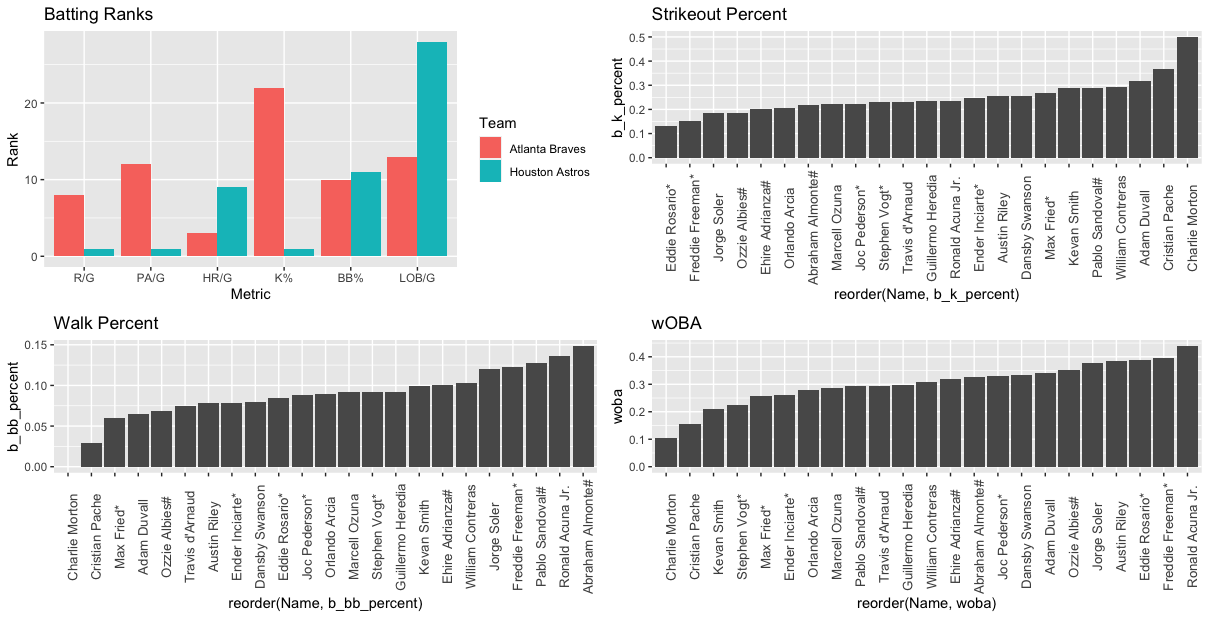

Reproduce this figure in R.
#https://www.baseball-reference.com/leagues/MLB/2021.shtml
#https://www.baseball-reference.com/leagues/MLB/2021-standard-batting.shtml
#   ^for bm dataframe

TEAM1 = "Atlanta Braves" #Batting info uses TEAM1
TEAM2 = "Houston Astros"
tTEAM1 = "ATL"

main = function(TEAM1,TEAM2){
  print("***LOW RANK == GOOD***")
  batting = read.csv("/Users/jackwerner/Documents/baseball/leaguebatting.csv")
  pitching = read.csv("/Users/jackwerner/Documents/baseball/leaguepitching.csv")
  fielding = read.csv("/Users/jackwerner/Documents/baseball/leaguefielding.csv")
  
  #Batting
  battingreport = data.frame(batting$Tm,batting$R.G,batting$PA/batting$G,batting$HR/batting$G,batting$SO/batting$PA,batting$BB/batting$PA,batting$LOB/batting$G,stringsAsFactors = FALSE)
  colnames(battingreport) = c("Team","R/G","PA/G","HR/G","K%","BB%","LOB/G")
  
  battingranks = function(currentreport,bTEAM1,bTEAM2) {
    
    NUM_METRICS = length(currentreport)
    NUM_PLAYERS = nrow(currentreport)
    branks = data.frame(matrix(nrow = NUM_PLAYERS, ncol = NUM_METRICS),stringsAsFactors = FALSE)
    branks[1] = currentreport$Team
    
    for (c in 2:(NUM_METRICS)){#each column
      for (i in 1:NUM_PLAYERS){#each row
        branks[,c][i] = as.integer(rank(currentreport[,c])[i])
      }
    }
    colnames(branks) = colnames(currentreport)
    branks$`R/G` = (NUM_PLAYERS+1)-branks$`R/G`
    branks$`PA/G` = (NUM_PLAYERS+1)-branks$`PA/G`
    branks$`HR/G` = (NUM_PLAYERS+1)-branks$`HR/G`
    branks$`BB%` = (NUM_PLAYERS+1)-branks$`BB%`
    library(dplyr)
    branks = filter(branks,Team == bTEAM1 | Team == bTEAM2)
    
    library(reshape2)
    rt = melt(branks, id.vars=1)
    colnames(rt) = c("Team","Metric","Rank")

    library(tidyr)
    library(ggplot2)
    rt[3] <- lapply(rt[3], trimws)
    numerics = c()
    for(i in (1:nrow(rt[3]))){
      numerics[i] = as.numeric(rt[i,3])
    }
    rt[3] = numerics
    battingplot <<- ggplot(rt, aes_string(x = names(rt)[2], y = names(rt)[3], fill = names(rt)[1])) + 
      geom_bar(stat="identity", position=position_dodge()) + 
      ggtitle("Batting Ranks")
    
    print(branks)
    rm(branks)
    rm(rt)
    rm(currentreport)
    rm(numerics)
  }
  print("Batting:")
  battingranks(battingreport,TEAM1,TEAM2)
  
  
  
  #Defense
  defensereport = data.frame(pitching$Tm,pitching$RA.G,pitching$SO/pitching$BF,pitching$BB/pitching$BF,pitching$HR/pitching$G,pitching$FIP,pitching$SO.W,pitching$LOB/pitching$G,pitching$W.L.,fielding$DefEff,fielding$E/fielding$G,fielding$Fld.,stringsAsFactors = FALSE)
  colnames(defensereport) = c("Team","R/G","K%","BB%","HR/G","FIP","K/BB","LOB/G","Win%","DefEff","E/G","Fielding%")
  
  defenseranks = function(currentreport,dTEAM1,dTEAM2) {
    
    NUM_METRICS = length(currentreport)
    NUM_PLAYERS = nrow(currentreport)
    dranks = data.frame(matrix(nrow = NUM_PLAYERS, ncol = NUM_METRICS), stringsAsFactors = FALSE)
    dranks[1] = currentreport$Team
    
    for (c in 2:(NUM_METRICS)){#each column
      for (i in 1:NUM_PLAYERS){#each row
        dranks[,c][i] = as.integer(rank(currentreport[,c])[i])
      }
    }
    colnames(dranks) = colnames(currentreport)
    dranks$`K%` = (NUM_PLAYERS+1)-dranks$`K%`
    dranks$`K/BB` = (NUM_PLAYERS+1)-dranks$`K/BB`
    dranks$`LOB/G` = (NUM_PLAYERS+1)-dranks$`LOB/G`
    dranks$`Win%` = (NUM_PLAYERS+1)-dranks$`Win%`
    dranks$`DefEff` = (NUM_PLAYERS+1)-dranks$`DefEff`
    dranks$`Fielding%` = (NUM_PLAYERS+1)-dranks$`Fielding%`
    
    library(dplyr)
    dranks = filter(dranks,Team == dTEAM1 | Team == dTEAM2)
    library(reshape2)
    rt = melt(dranks, id.vars=1)
    colnames(rt) = c("Team","Metric","Rank")

    library(tidyr)
    library(ggplot2)
    rt[3] <- lapply(rt[3], trimws)
    numerics = c()
    for(i in (1:nrow(rt[3]))){
      numerics[i] = as.numeric(rt[i,3])
    }
    rt[3] = numerics
    defensiveplot <<- ggplot(rt, aes_string(x = names(rt)[2], y = names(rt)[3], fill = names(rt)[1])) + 
      geom_bar(stat="identity", position=position_dodge()) + 
      ggtitle("Defensive Ranks")
    
    print(dranks)
    rm(dranks)
    rm(rt)
    rm(currentreport)
    rm(numerics)
  }
  
  print("Defense:")
  defenseranks(defensereport,TEAM1,TEAM2)
  
  
  battingroster = function(team){
    bm = read.csv("/Users/jackwerner/Documents/baseball/bmWithTeams.csv")
    bm = bm[2:nrow(bm),]
    bm = data.frame(bm)
    bm$Name = sub("\\\\.*", "", bm$Name)
    bm$b_k_percent = bm$SO / bm$PA
    bm$b_bb_percent = bm$BB / bm$PA
    bm$b_hr_percent = bm$HR / bm$PA
    bm$woba = (.691*bm$BB + .722*bm$HBP + .885*(bm$H - bm$X2B - bm$X3B - bm$HR) + 1.260*bm$X2B + 1.598*bm$X3B + 2.060*bm$HR) / (bm$PA - bm$SB)
    bm[is.na(bm)] = 0
    require(dplyr)
    roster = filter(bm,Tm == team)
    roster = filter(roster,PA > 50)
    strikeoutplot <<- ggplot(roster, aes(x = reorder(Name, b_k_percent), y = b_k_percent)) + 
      geom_bar(stat="identity", position=position_dodge()) + 
      ggtitle("Strikeout Percent") + 
      theme(axis.text.x = element_text(angle = 90, size = 10))
    walkplot <<- ggplot(roster, aes(x = reorder(Name, b_bb_percent), y = b_bb_percent)) + 
      geom_bar(stat="identity", position=position_dodge()) + 
      ggtitle("Walk Percent") + 
      theme(axis.text.x = element_text(angle = 90, size = 10))
    wobaplot <<- ggplot(roster, aes(x = reorder(Name, woba), y = woba)) + 
      geom_bar(stat="identity", position=position_dodge()) + 
      ggtitle("wOBA") + 
      theme(axis.text.x = element_text(angle = 90, size = 10))
  }
  battingroster(tTEAM1)
}

main(TEAM1,TEAM2)
defensiveplot
library(gridExtra)
grid.arrange(battingplot,strikeoutplot,walkplot,wobaplot,nrow=2)
# battingplot
# strikeoutplot
# walkplot
# wobaplot
